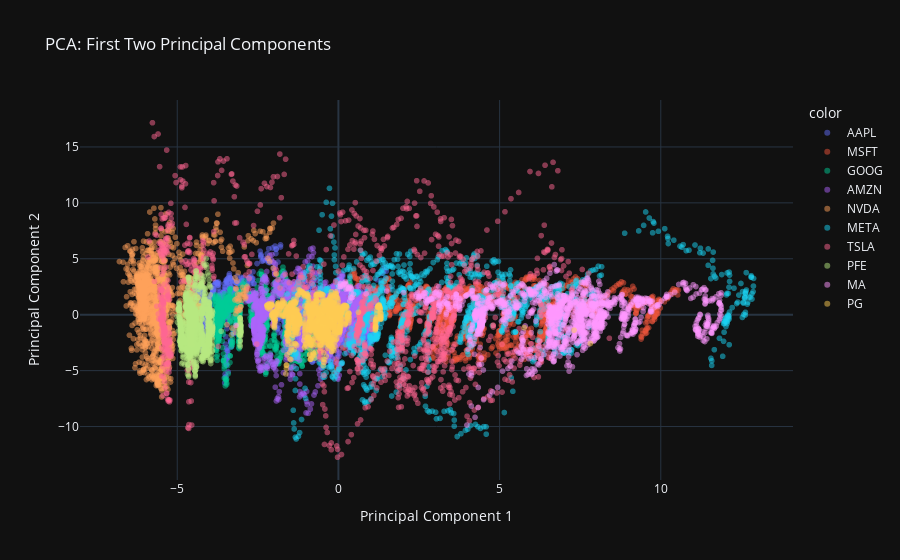

The code cell stored with this chart in its notebook:
### Markdown cell above
#### Let's plot the first two components to see how they look.

### Code cell
pca_df = pd.DataFrame(data = core_pca, columns = [f'PC{i+1}' for i in range(core_pca.shape[1])])

fig_pca = px.scatter(
    pca_df,
    x = 'PC1',
    y = 'PC2',
    color = tickers,
    title = 'PCA: First Two Principal Components',
    labels = {'PC1' : 'Principal Component 1', 'PC2' : 'Principal Component 2'},
    template = 'plotly_dark',
    opacity = 0.5
)

fig.update_traces(marker = dict(size = 4))

fig_pca.show()

### Figure 1 — Plotly figure (JSON) as saved in the notebook; plotly's stock layout.template omitted (floating-point values rounded to 4 significant figures; data arrays with more than 128 entries replaced by an {"elided": "..."} marker saying what was removed)
{"data": [{"hovertemplate": "color=AAPL<br>Principal Component 1=%{x}<br>Principal Component 2=%{y}<extra></extra>", "legendgroup": "AAPL", "marker": {"color": "#636efa", "opacity": 0.5, "symbol": "circle"}, "mode": "markers", "name": "AAPL", "showlegend": true, "type": "scattergl", "x": {"elided": "1333 float values"}, "xaxis": "x", "y": {"elided": "1333 float values"}, "yaxis": "y"}, {"hovertemplate": "color=MSFT<br>Principal Component 1=%{x}<br>Principal Component 2=%{y}<extra></extra>", "legendgroup": "MSFT", "marker": {"color": "#EF553B", "opacity": 0.5, "symbol": "circle"}, "mode": "markers", "name": "MSFT", "showlegend": true, "type": "scattergl", "x": {"elided": "1382 float values"}, "xaxis": "x", "y": {"elided": "1382 float values"}, "yaxis": "y"}, {"hovertemplate": "color=GOOG<br>Principal Component 1=%{x}<br>Principal Component 2=%{y}<extra></extra>", "legendgroup": "GOOG", "marker": {"color": "#00cc96", "opacity": 0.5, "symbol": "circle"}, "mode": "markers", "name": "GOOG", "showlegend": true, "type": "scattergl", "x": {"elided": "1382 float values"}, "xaxis": "x", "y": {"elided": "1382 float values"}, "yaxis": "y"}, {"hovertemplate": "color=AMZN<br>Principal Component 1=%{x}<br>Principal Component 2=%{y}<extra></extra>", "legendgroup": "AMZN", "marker": {"color": "#ab63fa", "opacity": 0.5, "symbol": "circle"}, "mode": "markers", "name": "AMZN", "showlegend": true, "type": "scattergl", "x": {"elided": "1382 float values"}, "xaxis": "x", "y": {"elided": "1382 float values"}, "yaxis": "y"}, {"hovertemplate": "color=NVDA<br>Principal Component 1=%{x}<br>Principal Component 2=%{y}<extra></extra>", "legendgroup": "NVDA", "marker": {"color": "#FFA15A", "opacity": 0.5, "symbol": "circle"}, "mode": "markers", "name": "NVDA", "showlegend": true, "type": "scattergl", "x": {"elided": "1382 float values"}, "xaxis": "x", "y": {"elided": "1382 float values"}, "yaxis": "y"}, {"hovertemplate": "color=META<br>Principal Component 1=%{x}<br>Principal Component 2=%{y}<extra></extra>", "legendgroup": "META", "marker": {"color": "#19d3f3", "opacity": 0.5, "symbol": "circle"}, "mode": "markers", "name": "META", "showlegend": true, "type": "scattergl", "x": {"elided": "1382 float values"}, "xaxis": "x", "y": {"elided": "1382 float values"}, "yaxis": "y"}, {"hovertemplate": "color=TSLA<br>Principal Component 1=%{x}<br>Principal Component 2=%{y}<extra></extra>", "legendgroup": "TSLA", "marker": {"color": "#FF6692", "opacity": 0.5, "symbol": "circle"}, "mode": "markers", "name": "TSLA", "showlegend": true, "type": "scattergl", "x": {"elided": "1382 float values"}, "xaxis": "x", "y": {"elided": "1382 float values"}, "yaxis": "y"}, {"hovertemplate": "color=PFE<br>Principal Component 1=%{x}<br>Principal Component 2=%{y}<extra></extra>", "legendgroup": "PFE", "marker": {"color": "#B6E880", "opacity": 0.5, "symbol": "circle"}, "mode": "markers", "name": "PFE", "showlegend": true, "type": "scattergl", "x": {"elided": "1382 float values"}, "xaxis": "x", "y": {"elided": "1382 float values"}, "yaxis": "y"}, {"hovertemplate": "color=MA<br>Principal Component 1=%{x}<br>Principal Component 2=%{y}<extra></extra>", "legendgroup": "MA", "marker": {"color": "#FF97FF", "opacity": 0.5, "symbol": "circle"}, "mode": "markers", "name": "MA", "showlegend": true, "type": "scattergl", "x": {"elided": "1382 float values"}, "xaxis": "x", "y": {"elided": "1382 float values"}, "yaxis": "y"}, {"hovertemplate": "color=PG<br>Principal Component 1=%{x}<br>Principal Component 2=%{y}<extra></extra>", "legendgroup": "PG", "marker": {"color": "#FECB52", "opacity": 0.5, "symbol": "circle"}, "mode": "markers", "name": "PG", "showlegend": true, "type": "scattergl", "x": {"elided": "1382 float values"}, "xaxis": "x", "y": {"elided": "1382 float values"}, "yaxis": "y"}], "layout": {"legend": {"title": {"text": "color"}, "tracegroupgap": 0}, "title": {"text": "PCA: First Two Principal Components"}, "xaxis": {"anchor": "y", "domain": [0, 1], "title": {"text": "Principal Component 1"}}, "yaxis": {"anchor": "x", "domain": [0, 1], "title": {"text": "Principal Component 2"}}}}
